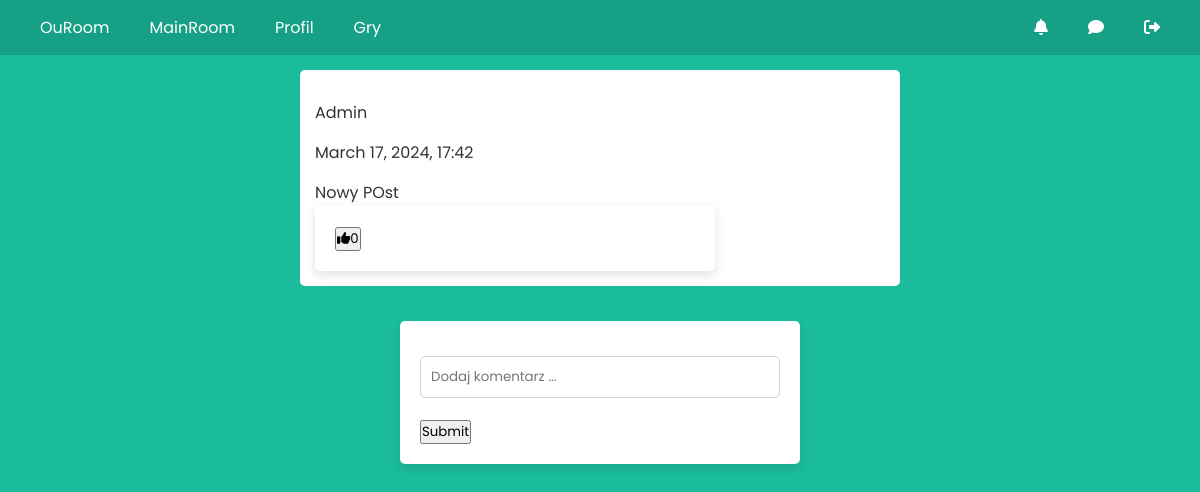
/post/28, run on an earlier commit of the app's database.
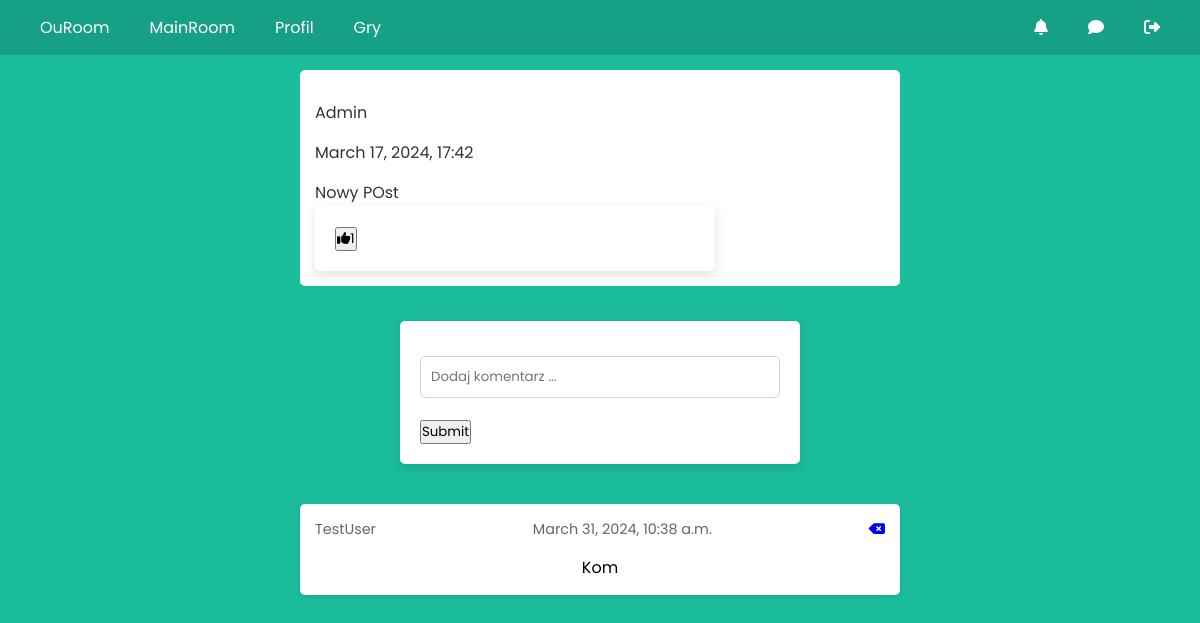
And on a later commit of the database.
### rooms/models.py (models this page shows, shortened)
class Post(models.Model):
    author = models.ForeignKey(settings.AUTH_USER_MODEL, on_delete=models.CASCADE)
    time_release = models.DateTimeField(default=timezone.now)
    content = models.TextField()
    image = models.ImageField(null=True, blank=True, upload_to='images/')
    like = models.ManyToManyField(settings.AUTH_USER_MODEL, related_name='post_like', blank=True)
    class Meta:
        ordering = ['-time_release']

class Comment(models.Model):
    author = models.ForeignKey(settings.AUTH_USER_MODEL, on_delete=models.CASCADE, related_name='comments')
    content = models.TextField(max_length=200)
    time_release = models.DateTimeField(default=timezone.now)
    post = models.ForeignKey(Post, on_delete=models.CASCADE, related_name='comments')
    class Meta:
        ordering = ['-time_release']

### accounts/models.py (models this page shows)
class CustomUser(AbstractUser):
    email = models.EmailField(blank=False, null=False,unique=True)

### rooms/views.py (the view)
# urls.py: path('post/<int:pk>', PostDetailView.as_view(), name='post_detail'),
class PostDetailView(DetailView):
    model = Post
    context_object_name = 'post'
    def get_context_data(self, **kwargs):
        context = super().get_context_data(**kwargs)
        context['commentform'] = AddCommentForm()
        return context

### rooms/forms.py
class AddCommentForm(ModelForm):
    class Meta:
        model = Comment
        fields = ['content']
        widgets = {
            'content': forms.TextInput(attrs={'placeholder': 'Dodaj komentarz ...'})
        }
        labels = {
            'content': ''
        }

### rooms/templates/rooms/post_detail.html (shortened to what this page needs)
{% extends "rooms/mainroom.html" %}
{% block content %}
    <div class="posts-container">
        <article class="media content-section">
            <p>{{ object.author }}</p>
            <p>{{ object.time_release|date:"F d, Y, H:i" }}</p>
            <p>{{ object.content }}</p>
            <form method="POST" action="{% url 'post_like' post.pk %}" class="like-form" data-post-id="{{ post.pk }}">
                <button type="submit" value="{{ post.pk }}">
                    <i id="like-icon-{{ post.pk }}" class="{% if request.user in post.like.all %}fa-regular{% else %}fa-solid{% endif %} fa-thumbs-up"></i><span id="like-count-{{ post.pk }}">{{ post.like.all.count }} </span>
                </button>
            </form>
        </article>
    </div>
   <div class="add-comment">
        <form method="POST" action="{% url 'comment_post' post.pk%}" class="comment-form">
            {{ commentform.as_p }}
            <button type="submit" >Submit</button>
        </form>
   </div>
    <div class="comments-list">
        {% for comment in post.comments.all %}
            <div class="comment-item">
                <div class="comment-author-time">
                    <span>{{ comment.author }}</span>
                    <span>{{ comment.time_release }}</span>
                    <a href="{% url 'comment_delete' comment.id %}"><i class="fa-solid fa-delete-left"></i></a>
                </div>
                <div class="comment-content">
                    <p>{{ comment.content }}</p>
                </div>
            </div>
        {% endfor %}
    </div>
{% endblock content %}

What changed in the data, as far as the page shows it:
computed for Post "Nowy POst": like.all.count "0" → "1"
added Comment: author "TestUser", time_release "March 31, 2024, 10:38 a.m.", content "Kom"
